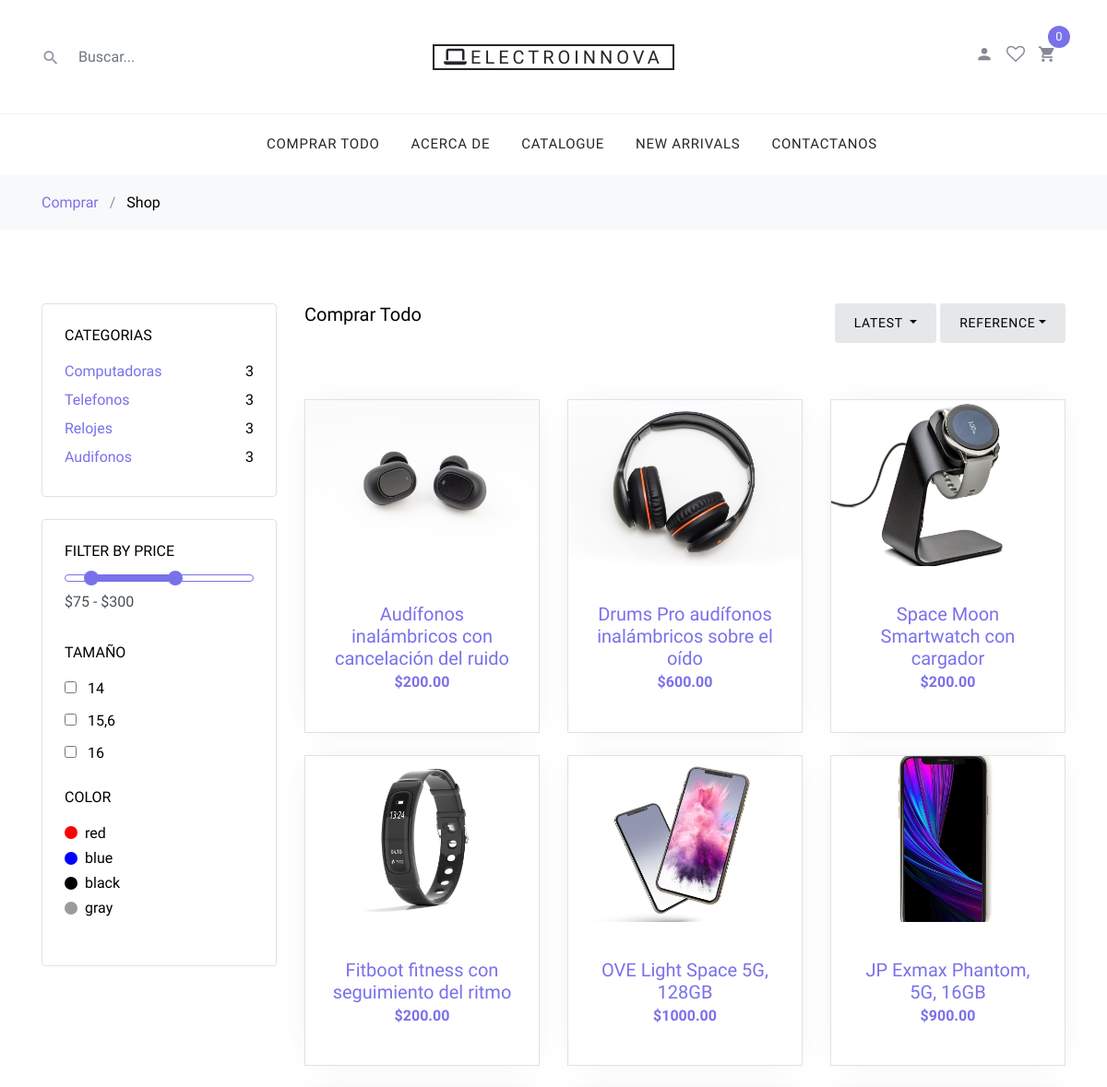
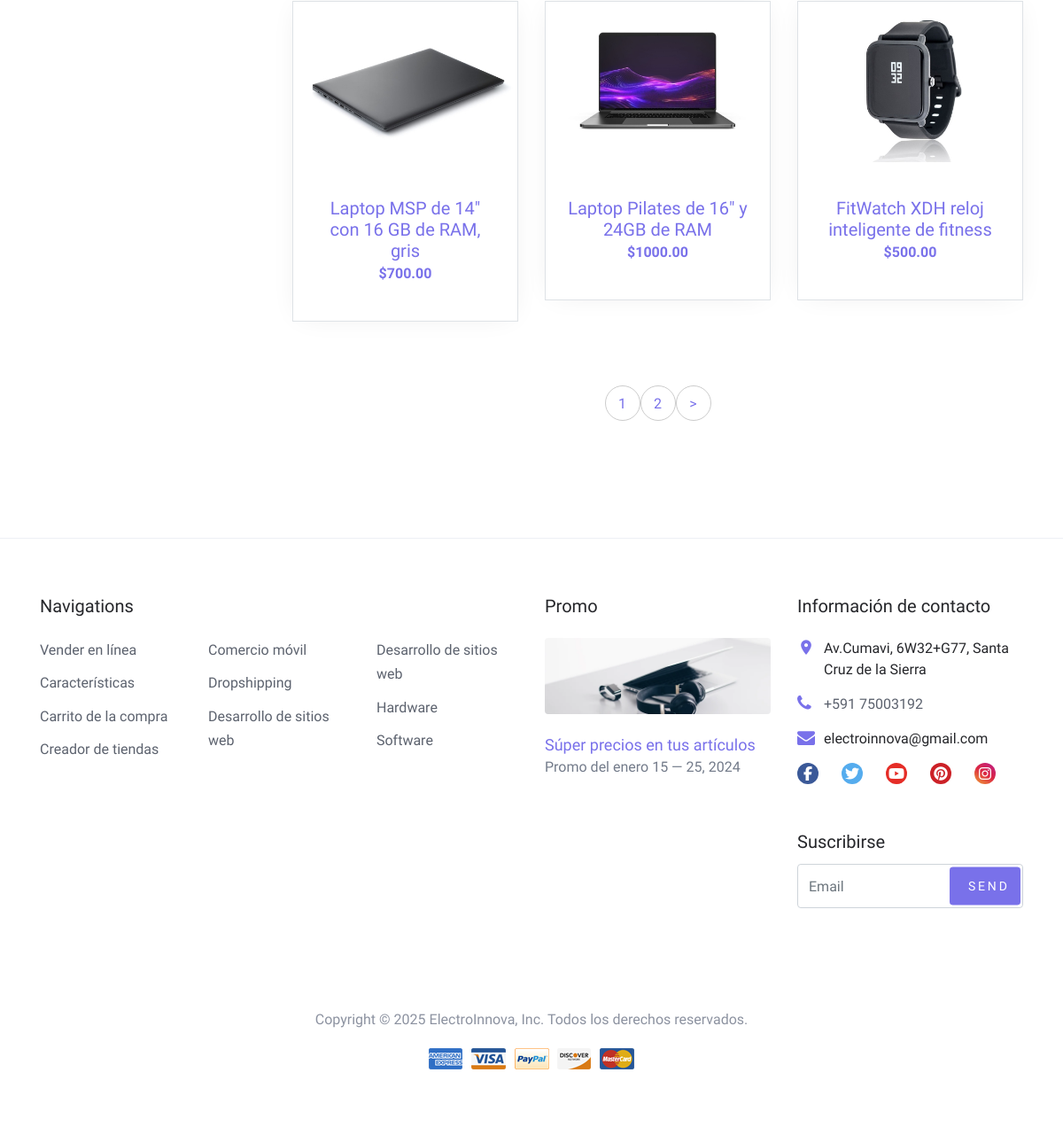
The page / on the database its author committed (2 pictures, top to bottom).
### tables this page shows
CREATE TABLE `productos` (
  `id` int(11) NOT NULL,
  `nombre` varchar(300) NOT NULL,
  `descripcion` text NOT NULL,
  `precio` double NOT NULL,
  `imagen` varchar(200) NOT NULL,
  `inventario` int(11) NOT NULL,
  `id_categoria` int(11) NOT NULL,
  `talla` varchar(100) NOT NULL,
  `color` varchar(100) NOT NULL
);

CREATE TABLE `categorias` (
  `id` int(11) NOT NULL,
  `nombre` varchar(100) NOT NULL,
  `descripcion` varchar(400) NOT NULL,
  `imagen` varchar(400) NOT NULL
);

CREATE TABLE `colore` (
  `id` int(11) NOT NULL,
  `color` varchar(50) NOT NULL,
  `codigo` varchar(50) NOT NULL
);

### index.php (the view, shortened to what this page needs)
<!DOCTYPE html>
<html lang="en">
  <head>
    <link rel="stylesheet" href="fonts/icomoon/style.css">
    <link rel="stylesheet" href="css/bootstrap.min.css">
    <link rel="stylesheet" href="css/magnific-popup.css">
    <link rel="stylesheet" href="css/jquery-ui.css">
    <link rel="stylesheet" href="css/owl.carousel.min.css">
    <link rel="stylesheet" href="css/owl.theme.default.min.css">
    <link rel="stylesheet" href="css/aos.css">
    <link rel="stylesheet" href="css/style.css">
  </head>
  <body>
  <div class="site-wrap">
    <?php include("./layouts/header.php"); ?>
    <div class="site-section">
      <div class="container">
        <div class="row mb-5">
          <div class="col-md-9 order-2">
            <div class="row">
              <div class="col-md-12 mb-5">
                <div class="float-md-left mb-4"><h2 class="text-black h5">Comprar Todo</h2></div>
                <div class="d-flex">
                  <div class="dropdown mr-1 ml-md-auto">
                    <button type="button" class="btn btn-secondary btn-sm dropdown-toggle" id="dropdownMenuOffset" data-toggle="dropdown" aria-haspopup="true" aria-expanded="false">
                      Latest
                    </button>
                  </div>
                  <div class="btn-group">
                    <button type="button" class="btn btn-secondary btn-sm dropdown-toggle" id="dropdownMenuReference" data-toggle="dropdown">Reference</button>
                  </div>
                </div>
              </div>
            </div>
            <div class="row mb-5">
              <?php
                include('./php/conexion.php');
                $limite = 9;
                $totalQuery = $conexion->query('select count(*) from productos')or die($conexion->error);
                $totalProductos =mysqli_fetch_row($totalQuery);
                $totalBotones = ceil($totalProductos[0] /$limite);
                if(isset($_GET['limite'])){
                  $resultado = $conexion ->query("select * from productos where inventario > 0 order by id DESC limit ".$_GET['limite'].",".$limite)or die($conexion -> error);
                }else{
                  $resultado = $conexion ->query("select * from productos where inventario > 0 order by id DESC limit ".$limite)or die($conexion -> error);
                }
                while($fila = mysqli_fetch_array($resultado)){
              ?>
                  <div class="col-sm-6 col-lg-4 mb-4" data-aos="fade-up">
                    <div class="block-4 text-center border">
                      <figure class="block-4-image">
                        <a href="shop-single.php?id=<?php echo $fila['id'];?>">
                          <img src="images/<?php echo $fila['imagen'];?>" alt="<?php echo $fila['nombre'];?>" class="img-fluid"></a>
                      </figure>
                      <div class="block-4-text p-4">
                        <h3><a href="shop-single.php?id=<?php echo $fila['id'];?>"><?php echo $fila['nombre'];?></a></h3>
                        <p class="text-primary font-weight-bold">$<?php echo number_format($fila['precio'], 2, '.', '') ;?></p>
                      </div>
                    </div>
                  </div>
                <?php } ?>
            </div>
            <div class="row" data-aos="fade-up">
              <div class="col-md-12 text-center">
                <div class="site-block-27">
                  <ul>
                      <?php
                        for($k=0;$k<$totalBotones;$k++){
                          echo '<li><a href="index.php?limite='.($k*10).'">'.($k+1).'</a></li>';
                        }
                        if(isset($_GET['limite'])){
                          if($_GET['limite']+10 < $totalBotones*10){
                            echo '<li><a href="index.php?limite='.($_GET['limite']+10).'">&gt;</a></li>';
                          }
                        }else{
                          echo '<li><a href="index.php?limite=+10">&gt;</a></li>';
                        }
                      ?>
                  </ul>
                </div>
              </div>
            </div>
          </div>
          <div class="col-md-3 order-1 mb-5 mb-md-0">
            <div class="border p-4 rounded mb-4">
              <h3 class="mb-3 h6 text-uppercase text-black d-block">Categorias</h3>
              <ul class="list-unstyled mb-0">
              <?php
                $re = $conexion->query("select * from categorias ");
                while($f= mysqli_fetch_array($re)){
              ?>
                <li class="mb-1">
                  <a href="./busqueda.php?texto=<?php echo $f['nombre']?>" class="d-flex">
                    <span><?php echo $f['nombre']; ?></span>
                    <span class="text-black ml-auto">
                    <?php
                      $re2 = $conexion->query("select count(*) from productos where id_categoria = ".$f['id']);
                      $fila = mysqli_fetch_row($re2);
                      echo $fila[0];
                    ?>
                    </span>
                  </a>
                </li>
              <?php } ?>
              </ul>
            </div>
            <div class="border p-4 rounded mb-4">
              <div class="mb-4">
                <h3 class="mb-3 h6 text-uppercase text-black d-block">Filter by Price</h3>
                <div id="slider-range" class="border-primary"></div>
                <input type="text" name="text" id="amount" class="form-control border-0 pl-0 bg-white" disabled="" />
              </div>
              <div class="mb-4">
                <h3 class="mb-3 h6 text-uppercase text-black d-block">Tamaño</h3>
                <label for="s_sm" class="d-flex">
                  <a href="./busqueda.php?texto=14">
                  <input type="checkbox" id="s_sm" class="mr-2 mt-1"> <span class="text-black">14</span>
                  </a>
                </label>
                <label for="s_md" class="d-flex">
                  <a href="./busqueda.php?texto=15,6">
                  <input type="checkbox" id="s_sm" class="mr-2 mt-1"> <span class="text-black">15,6</span>
                  </a>
                </label>
                <label for="s_lg" class="d-flex">
                  <a href="./busqueda.php?texto=16">
                  <input type="checkbox" id="s_sm" class="mr-2 mt-1"> <span class="text-black">16</span>
                  </a>
                </label>
              </div>
              <div class="mb-4">
                <h3 class="mb-3 h6 text-uppercase text-black d-block">Color</h3>
                <?php
                  $re = $conexion->query("SELECT * FROM colore");
                  while($f=mysqli_fetch_array($re)){
                ?>
                <a href="./busqueda.php?texto=<?php echo $f['color'];?>" class="d-flex color-item align-items-center" >
                  <span style="background-color:<?php echo $f['codigo'];?>" class=" color d-inline-block rounded-circle mr-2"></span> <span class="text-black"><?php echo $f['color'];?></span>
                </a>
                <?php } ?>
              </div>
            </div>
          </div>
        </div>
      </div>
    </div>
    <?php include("./layouts/footer.php"); ?>
  </div>
  </body>
</html>

### layouts/header.php (shortened to what this page needs)
<header class="site-navbar" role="banner">
      <div class="site-navbar-top">
        <div class="container">
          <div class="row align-items-center">
            <div class="col-6 col-md-4 order-2 order-md-1 site-search-icon text-left">
              <form action="./busqueda.php" class="site-block-top-search" method="GET">
                <span class="icon icon-search2"></span>
                <input type="text" class="form-control border-0" placeholder="Buscar..." name="texto">
              </form>
            </div>
            <div class="col-12 mb-3 mb-md-0 col-md-4 order-1 order-md-2 text-center">
              <div class="site-logo">
                <a href="index2.php" class="js-logo-clone"><i class="fa-solid fa-laptop"></i>ElectroInnova</a>
              </div>
            </div>
            <div class="col-6 col-md-4 order-3 order-md-3 text-right">
              <div class="site-top-icons">
                <ul>
                  <li><a href="#"><span class="icon icon-person"></span></a></li>
                  <li><a href="#"><span class="icon icon-heart-o"></span></a></li>
                  <li>
                    <a href="cart.php" class="site-cart">
                      <span class="icon icon-shopping_cart"></span>
                      <span class="count">
                        <?php
                          if(isset($_SESSION['carrito'])){
                            echo count($_SESSION['carrito']);
                          }else{
                            echo 0;
                          }
                        ?>
                      </span>
                    </a>
                  </li>
                </ul>
              </div>
            </div>
          </div>
        </div>
      </div>
      <nav class="site-navigation text-right text-md-center" role="navigation">
        <div class="container">
          <ul class="site-menu js-clone-nav d-none d-md-block">
            <li>
              <a href="index.php">Comprar Todo</a>
            </li>
            <li>
              <a href="about.php">Acerca de</a>
            </li>
            <li><a href="#">Catalogue</a></li>
            <li><a href="#">New Arrivals</a></li>
            <li><a href="contact.php">Contactanos</a></li>
          </ul>
        </div>
      </nav>
    </header>
    <div class="bg-light py-3">
      <div class="container">
        <div class="row">
          <div class="col-md-12 mb-0"><a href="index.php">Comprar</a> <span class="mx-2 mb-0">/</span>
           <strong class="text-black">Shop</strong></div>
        </div>
      </div>
    </div>

### layouts/footer.php (shortened to what this page needs)
<link rel="stylesheet" href="/css/base.css">
<footer class="site-footer border-top">
      <div class="container">
        <div class="row">
          <div class="col-lg-6 mb-5 mb-lg-0">
            <div class="row">
              <div class="col-md-12">
                <h3 class="footer-heading mb-4">Navigations</h3>
              </div>
              <div class="col-md-6 col-lg-4">
                <ul class="list-unstyled">
                  <li><a href="#">Vender en línea</a></li>
                  <li><a href="#">Características</a></li>
                  <li><a href="/carrito/cart.php">Carrito de la compra</a></li>
                  <li><a href="#">Creador de tiendas</a></li>
                </ul>
              </div>
              <div class="col-md-6 col-lg-4">
                <ul class="list-unstyled">
                  <li><a href="#">Comercio móvil</a></li>
                  <li><a href="#">Dropshipping</a></li>
                  <li><a href="#">Desarrollo de sitios web</a></li>
                </ul>
              </div>
              <div class="col-md-6 col-lg-4">
                <ul class="list-unstyled">
                  <li><a href="#">Desarrollo de sitios web</a></li>
                  <li><a href="#">Hardware</a></li>
                  <li><a href="#">Software</a></li>
                </ul>
              </div>
            </div>
          </div>
          <div class="col-md-6 col-lg-3 mb-4 mb-lg-0">
            <h3 class="footer-heading mb-4">Promo</h3>
            <a href="#" class="block-6">
              <img src="images/Galeria3.webp" alt="Image placeholder" class="img-fluid rounded mb-4">
              <h3 class="font-weight-light  mb-0">Súper precios en tus artículos</h3>
              <p>Promo del enero 15 &mdash; 25, 2024</p>
            </a>
          </div>
          <div class="col-md-6 col-lg-3">
            <div class="block-5 mb-5">
              <h3 class="footer-heading mb-4">Información de contacto</h3>
              <ul class="list-unstyled">
                <li class="address">Av.Cumavi, 6W32+G77, Santa Cruz de la Sierra</li>
                <li class="phone"><a href="tel://75003192">+591 75003192</a></li>
                <li class="email">electroinnova@gmail.com</li>
              </ul>
              <div class="social-icons">
                <span class="facebook"><i class="fa-brands fa-facebook-f"></i></span>
                <span class="twitter"><i class="fa-brands fa-twitter"></i></span>
                <span class="youtube"><i class="fa-brands fa-youtube"></i></span>
                <span class="pinterest"><i class="fa-brands fa-pinterest"></i></span>
                <span class="instagram"><i class="fa-brands fa-instagram"></i></span>
              </div>
            </div>
            <div class="block-7">
              <form action="#" method="post">
                <label for="email_subscribe" class="footer-heading">Suscribirse</label>
                <div class="form-group">
                  <input type="text" class="form-control py-4" id="email_subscribe" placeholder="Email">
                  <input type="submit" class="btn btn-sm btn-primary" value="Send">
                </div>
              </form>
            </div>
          </div>
        </div>
        <div class="row pt-5 mt-5 text-center">
          <div class="col-md-12">
            <p>
            Copyright &copy;
            <script>document.write(new Date().getFullYear());</script> ElectroInnova, Inc. Todos los derechos reservados.
            </p>
            <img src="images/payment.png" alt="Pagos">
          </div>
        </div>
      </div>
    </footer>

### css/base.css (style rules this page uses)
.social-icons span { display: inline-block; margin-right: 10px; padding: 10px; border-radius: 50%; background: #333; color: #fff; text-align: center; }
.social-icons .facebook { background: #3b5998; }
.social-icons .twitter { background: #55acee; }
.social-icons .youtube { background: #e52d27; }
.social-icons .pinterest { background: #cc2127; }
.social-icons .instagram { background: linear-gradient(35deg, #f09433, #e6683c, #dc2743, #cc2366, #bc1888); }

### layouts/footer.php (style rules this page uses)
.social-icons { display: flex; gap: 1rem; }
.social-icons span { border-radius: 100%; width: 1.5rem; height: 1.5rem; display: flex; align-items: center; justify-content: center; }
.social-icons span i { color: #fff; font-size: 1rem; }
.facebook { background-color: #3b5998; }
.twitter { background-color: #00acee; }
.youtube { background-color: #c4302b; }
.pinterest { background-color: #c8232c; }
.instagram { background: linear-gradient( #405de6, #833ab4, #c13584, #e1306c, #fd1d1d, #f56040, #fcaf45 ); }

### rows shown on the page
productos: imagen (picture), nombre "Audífonos inalámbricos con cancelación del ruido", precio "200.00"
productos: imagen (picture), nombre "Drums Pro audífonos inalámbricos sobre el oído", precio "600.00"
productos: imagen (picture), nombre "Space Moon Smartwatch con cargador", precio "200.00"
productos: imagen (picture), nombre "Fitboot fitness con seguimiento del ritmo", precio "200.00"
productos: imagen (picture), nombre "OVE Light Space 5G, 128GB", precio "1000.00"
productos: imagen (picture), nombre "JP Exmax Phantom, 5G, 16GB", precio "900.00"
productos: imagen (picture), nombre "Laptop MSP de 14\" con 16 GB de RAM, gris", precio "700.00"
productos: imagen (picture), nombre "Laptop Pilates de 16\" y 24GB de RAM", precio "1000.00"
productos: imagen (picture), nombre "FitWatch XDH reloj inteligente de fitness", precio "500.00"
categorias: nombre "Computadoras", fila "3"
categorias: nombre "Telefonos", fila "3"
categorias: nombre "Relojes", fila "3"
categorias: nombre "Audifonos", fila "3"
colore: color "red"
colore: color "blue"
colore: color "black"
colore: color "gray"
